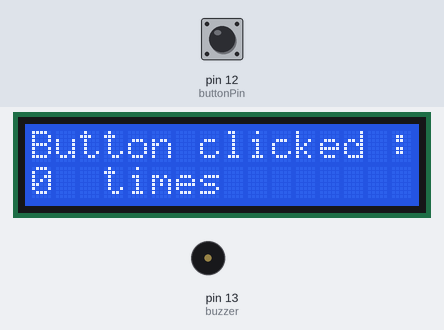
This sketch was run on a simulated Arduino Uno, built with avr-gcc and run on an emulated ATmega328P. On the bench: 16×2 character LCD, buzzer (waves = sounding, pin HIGH). The test bench sets the inputs (shaded band); at power-on: pin 12 (buttonPin) LOW.

Above: at 1.2 s.
1.3 s: pin 12 (buttonPin) pulled HIGH for 0.15 s
At 1.8 s:
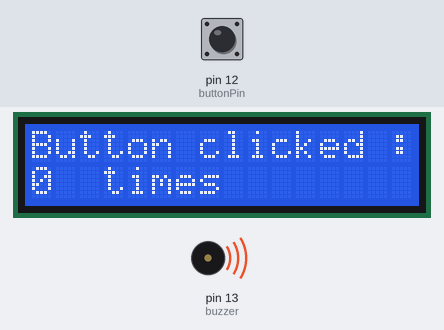
3.8 s: pin 12 (buttonPin) pulled HIGH for 1 s
At 6.4 s:
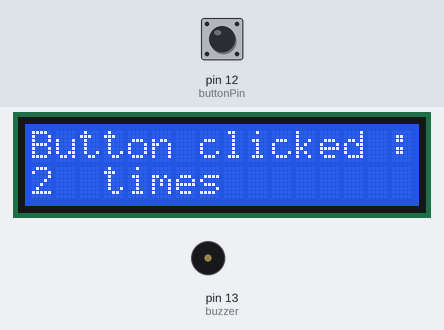
7.3 s: pin 12 (buttonPin) pulled HIGH for 0.15 s
At 10.1 s:
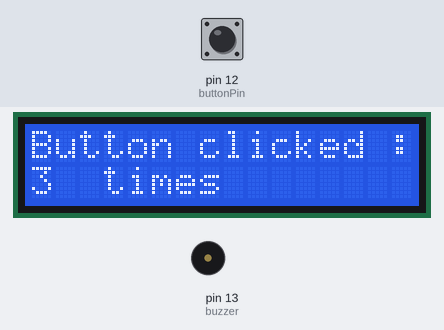
10.4 s: pin 12 (buttonPin) pulled HIGH for 1 s
At 13.8 s:
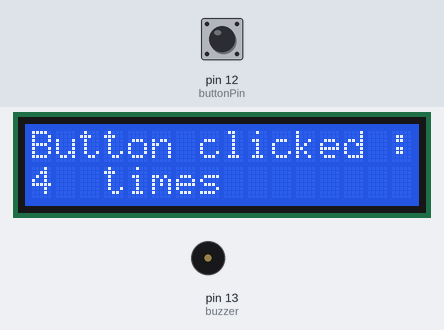
Timing chart, 0 to 14.9 s (numbered marks = the images above; inputs shaded):
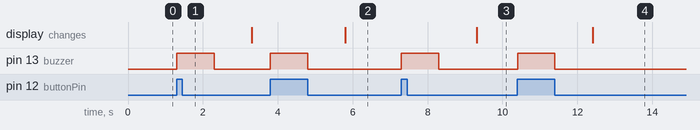

Measured:
- after the input at 1.3 s, pin 13 (buzzer): LOW → HIGH at once, → LOW 1.0 s later
- after the input at 3.8 s, pin 13 (buzzer): LOW → HIGH at once, → LOW 1.0 s later; the display: changes after 2.0 s (image 2)
- after the input at 7.3 s, pin 13 (buzzer): LOW → HIGH at once, → LOW 1.0 s later; the display: changes after 2.0 s (image 3)
- after the input at 10.4 s, pin 13 (buzzer): LOW → HIGH at once, → LOW 1.0 s later; the display: changes after 2.0 s (image 4)

The sketch:

LCDbuttonBeep.ino
```cpp
// include the library code:
#include <LiquidCrystal.h>
const int buttonPin = 12;
const int buzzer =  13;

// initialize the library with the numbers of the interface pins
const int rs = 19, en = 18, d4 = 17, d5 = 16, d6 = 15, d7 = 14;
LiquidCrystal lcd(rs, en, d4, d5, d6, d7);

void setup() {
  pinMode(buttonPin, INPUT);
  pinMode(buzzer, OUTPUT);
  // set up the LCD's number of columns and rows:
  lcd.begin(16, 2);
  // Print a message to the LCD.
  lcd.print("hello, Arshbir!");
}
int cnt=0;
void beep(){
  digitalWrite(buzzer, HIGH);  delay(1000) ;
  digitalWrite(buzzer, LOW);  delay(1000) ;
}
void loop() {
  // read button click
  if ( digitalRead(buttonPin) == HIGH ) {
      cnt = cnt + 1 ;
      beep();
      while( digitalRead(buttonPin) == HIGH ) ;
  }
  lcd.setCursor(0, 0);
  lcd.print("Button clicked : ") ;

  // set the cursor to column 0, line 1
  // (note: line 1 is the second row, since counting begins with 0):
  lcd.setCursor(0, 1);
  // print the number of seconds since reset:
  lcd.print(cnt);
  lcd.print( "  times");
}
```
